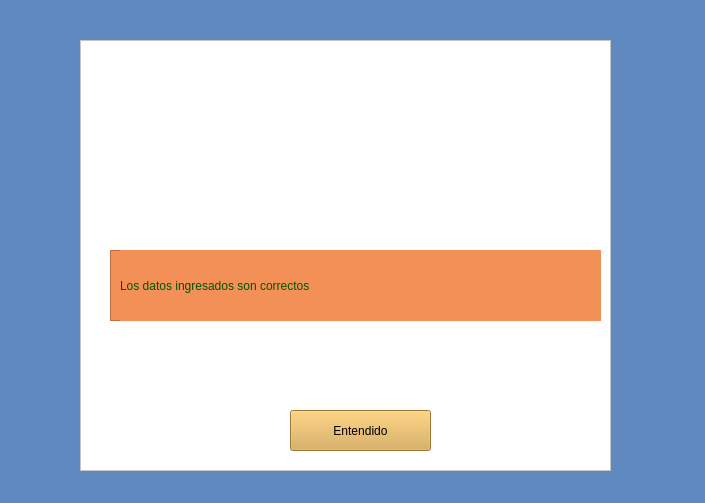
<?xml version="1.0" encoding="UTF-8"?>
<ui version="4.0">
 <class>InicioS</class>
 <widget class="QWidget" name="InicioS">
  <property name="geometry">
   <rect>
    <x>0</x>
    <y>0</y>
    <width>705</width>
    <height>503</height>
   </rect>
  </property>
  <property name="windowTitle">
   <string>Form</string>
  </property>
  <property name="styleSheet">
   <string notr="true">background-color: rgb(96, 137, 191);</string>
  </property>
  <widget class="QLabel" name="label_4">
   <property name="geometry">
    <rect>
     <x>30</x>
     <y>30</y>
     <width>49</width>
     <height>16</height>
    </rect>
   </property>
   <property name="text">
    <string/>
   </property>
  </widget>
  <widget class="QFrame" name="frame_4">
   <property name="geometry">
    <rect>
     <x>80</x>
     <y>40</y>
     <width>531</width>
     <height>431</height>
    </rect>
   </property>
   <property name="styleSheet">
    <string notr="true">background-color: rgb(255, 255, 255);</string>
   </property>
   <property name="frameShape">
    <enum>QFrame::StyledPanel</enum>
   </property>
   <property name="frameShadow">
    <enum>QFrame::Raised</enum>
   </property>
   <widget class="QPushButton" name="pushButton">
    <property name="geometry">
     <rect>
      <x>210</x>
      <y>370</y>
      <width>141</width>
      <height>41</height>
     </rect>
    </property>
    <property name="styleSheet">
     <string notr="true">font: 700 12pt &quot;Segoe UI&quot;;
background-color: rgb(217, 167, 74);</string>
    </property>
    <property name="text">
     <string>Entendido</string>
    </property>
   </widget>
   <widget class="QLabel" name="label_5">
    <property name="geometry">
     <rect>
      <x>100</x>
      <y>30</y>
      <width>341</width>
      <height>111</height>
     </rect>
    </property>
    <property name="styleSheet">
     <string notr="true">image: url(:/logo/logo2.png);</string>
    </property>
    <property name="text">
     <string/>
    </property>
   </widget>
   <widget class="QFrame" name="frame">
    <property name="geometry">
     <rect>
      <x>30</x>
      <y>210</y>
      <width>491</width>
      <height>71</height>
     </rect>
    </property>
    <property name="styleSheet">
     <string notr="true">
background-color: rgb(242, 144, 87);</string>
    </property>
    <property name="frameShape">
     <enum>QFrame::StyledPanel</enum>
    </property>
    <property name="frameShadow">
     <enum>QFrame::Raised</enum>
    </property>
    <widget class="QLabel" name="label">
     <property name="geometry">
      <rect>
       <x>10</x>
       <y>0</y>
       <width>481</width>
       <height>71</height>
      </rect>
     </property>
     <property name="styleSheet">
      <string notr="true">color: rgb(0, 85, 0);
font: 700 20pt &quot;Segoe UI&quot;;</string>
     </property>
     <property name="text">
      <string>Los datos ingresados son correctos</string>
     </property>
    </widget>
   </widget>
  </widget>
 </widget>
 <resources>
  <include location="Imágenes/uvirtual.qrc"/>
 </resources>
 <connections/>
</ui>
